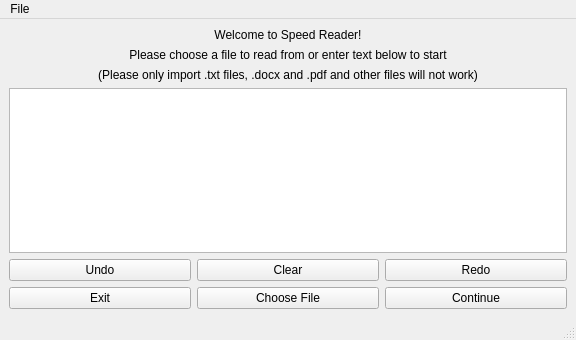
<?xml version="1.0" encoding="UTF-8"?>
<ui version="4.0">
 <class>MainWindow</class>
 <widget class="QMainWindow" name="MainWindow">
  <property name="geometry">
   <rect>
    <x>0</x>
    <y>0</y>
    <width>576</width>
    <height>340</height>
   </rect>
  </property>
  <property name="windowTitle">
   <string>MainWindow</string>
  </property>
  <widget class="QWidget" name="centralwidget">
   <layout class="QVBoxLayout" name="verticalLayout_2">
    <item>
     <layout class="QVBoxLayout" name="verticalLayout">
      <item>
       <widget class="QLabel" name="welcomeLabel">
        <property name="text">
         <string>Welcome to Speed Reader!</string>
        </property>
        <property name="textFormat">
         <enum>Qt::RichText</enum>
        </property>
        <property name="alignment">
         <set>Qt::AlignCenter</set>
        </property>
       </widget>
      </item>
      <item>
       <widget class="QLabel" name="instructionLabel">
        <property name="autoFillBackground">
         <bool>false</bool>
        </property>
        <property name="text">
         <string>Please choose a file to read from or enter text below to start</string>
        </property>
        <property name="textFormat">
         <enum>Qt::RichText</enum>
        </property>
        <property name="alignment">
         <set>Qt::AlignCenter</set>
        </property>
        <property name="wordWrap">
         <bool>true</bool>
        </property>
        <property name="margin">
         <number>1</number>
        </property>
       </widget>
      </item>
      <item>
       <widget class="QLabel" name="fileFormatSpecifierLabel">
        <property name="text">
         <string>(Please only import .txt files, .docx and .pdf and other files will not work)</string>
        </property>
        <property name="alignment">
         <set>Qt::AlignCenter</set>
        </property>
       </widget>
      </item>
      <item>
       <widget class="QTextEdit" name="textEdit">
        <property name="acceptRichText">
         <bool>false</bool>
        </property>
       </widget>
      </item>
      <item>
       <layout class="QGridLayout" name="gridLayout">
        <item row="0" column="2">
         <widget class="QPushButton" name="redoButton">
          <property name="text">
           <string>Redo</string>
          </property>
         </widget>
        </item>
        <item row="1" column="1">
         <widget class="QPushButton" name="chooseFileButton">
          <property name="text">
           <string>Choose File</string>
          </property>
         </widget>
        </item>
        <item row="0" column="1">
         <widget class="QPushButton" name="clearButton">
          <property name="text">
           <string>Clear</string>
          </property>
         </widget>
        </item>
        <item row="1" column="2">
         <widget class="QPushButton" name="continueButton">
          <property name="text">
           <string>Continue</string>
          </property>
         </widget>
        </item>
        <item row="0" column="0">
         <widget class="QPushButton" name="undoButton">
          <property name="text">
           <string>Undo</string>
          </property>
         </widget>
        </item>
        <item row="1" column="0">
         <widget class="QPushButton" name="exitButton">
          <property name="text">
           <string>Exit</string>
          </property>
         </widget>
        </item>
       </layout>
      </item>
     </layout>
    </item>
   </layout>
  </widget>
  <widget class="QMenuBar" name="menubar">
   <property name="geometry">
    <rect>
     <x>0</x>
     <y>0</y>
     <width>576</width>
     <height>20</height>
    </rect>
   </property>
   <widget class="QMenu" name="menuNew_File">
    <property name="title">
     <string>File</string>
    </property>
    <addaction name="actionOpen"/>
    <addaction name="actionExit"/>
   </widget>
   <addaction name="menuNew_File"/>
  </widget>
  <widget class="QStatusBar" name="statusbar"/>
  <action name="actionOpen">
   <property name="text">
    <string>Open</string>
   </property>
  </action>
  <action name="actionExit">
   <property name="text">
    <string>Exit</string>
   </property>
  </action>
 </widget>
 <resources/>
 <connections/>
</ui>
